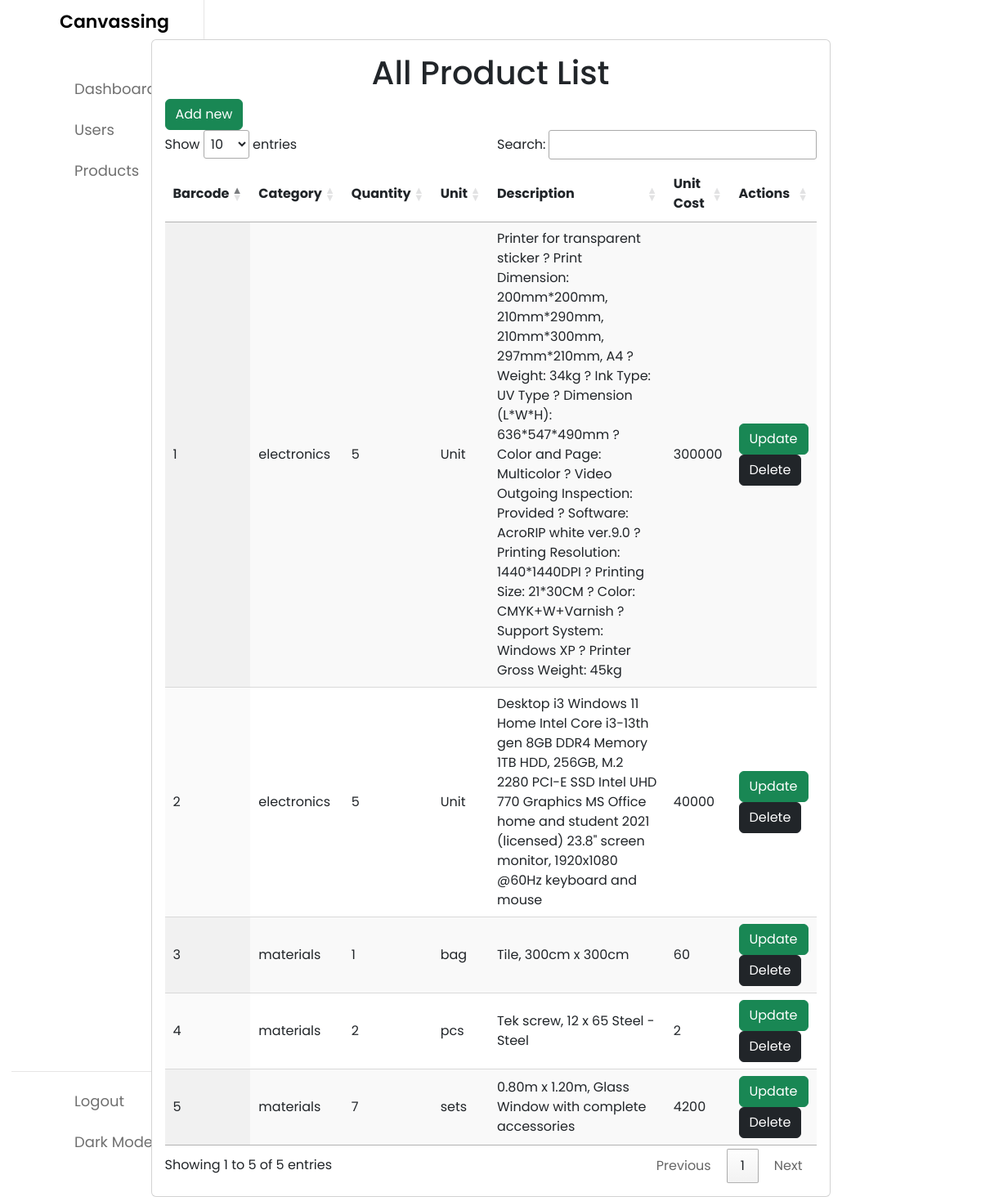
Page /adminproduct.php (signed in) on the committed database.
### tables this page shows
CREATE TABLE `product` (
  `id` int(11) NOT NULL,
  `product_name` varchar(255) NOT NULL,
  `description` varchar(10000) NOT NULL,
  `product_price` varchar(100) NOT NULL,
  `product_qty` int(11) NOT NULL DEFAULT 1,
  `product_image` varchar(255) NOT NULL,
  `product_code` int(11) NOT NULL,
  `category` varchar(100) NOT NULL
);

### adminproduct.php (the view, shortened to what this page needs)
<?php
include('config.php');
include('adminnav.php');
$query = "SELECT * FROM product";
$result = mysqli_query($conn, $query);
?>
<!DOCTYPE html>
<html lang="en">
<head>
    <link rel="stylesheet" href="https://stackpath.bootstrapcdn.com/bootstrap/4.5.2/css/bootstrap.min.css">
    <link rel='stylesheet' href='https://cdnjs.cloudflare.com/ajax/libs/twitter-bootstrap/5.3.0/css/bootstrap.min.css' />
    <link rel="stylesheet" type="text/css" href="https://cdn.datatables.net/1.10.25/css/jquery.dataTables.css">
</head>
<body >
    <div class="container mt-5">
        <div class="row justify-content-center">
            <div class="col-lg-9 px-20" id="order">
                <div class="card">
                    <div class="card-body">
                        <header>
                            <h1 class="text-center">All Product List</h1>
                        </header>
                        <div>
                            <button class="btn btn-success" data-toggle="modal" data-target="#addModal">Add new</button>
                        </div>
                        <table id="example" class="display" style="width:100%">
                            <thead>
                                <tr>
                                    <th>Barcode</th>
                                    <th>Category</th>
                                    <th>Quantity</th>
                                    <th>Unit</th>
                                    <th>Description</th>
                                    <th>Unit Cost</th>
                                    <th>Actions</th>
                                </tr>
                            </thead>
                            <?php
                            while ($row = mysqli_fetch_assoc($result)) {
                            ?>
                                <tr>
                                    <td><?php echo $row['product_code']; ?></td>
                                    <td><?php echo $row['category']; ?></td>
                                    <td><?php echo $row['product_qty']; ?></td>
                                    <td><?php echo $row['product_name']; ?></td>
                                    <td><?php echo $row['description']; ?></td>
                                    <td><?= ($row['product_price']); ?></td>
                                    <td>
                                    <button class="btn btn-success editbtn" data-toggle="modal" data-target="#updateModal" data-id="<?php echo $row['id']; ?>">Update</button>
                                    <button class="btn btn-dark deletebtn" data-toggle="modal" data-target="#deleteModal" data-id="<?php echo $row['id']; ?>">Delete</button>
                                    </td>
                                </tr>
                            <?php
                            }
                            ?>
                        </table>
                    </div>
                </div>
            </div>
        </div>
    </div>
</body>
</html>

### adminpanel.css (style rules this page uses)
* { margin: 0; padding: 0; box-sizing: border-box; font-family: 'Poppins', sans-serif; }
:root { --primary-color: #006d24; --panel-color: #FFF; --text-color: #000; --black-light-color: #707070; --border-color: #e6e5e5; --toggle-color: #DDD; --box1-color: #60f399; --box2-color: #FFE6AC; --box3-color: #E7D1FC; --title-icon-color: #fff; --tran-05: all 0.5s ease; --tran-03: all 0.3s ease; --tran-03: all 0.2s ease; }
body { min-height: 100vh; background-color: var(--panel-color); }

### rows in the picture
product: product_code "1", category "electronics", product_qty "5", product_name "Unit", description "Printer for transparent sticker ? Print Dimension: 200mm*200mm, 210mm*290mm, 210mm*300mm, 297mm*210mm, A4 ? Weight: 34kg ? Ink Type: UV Type ? Dimension (L*W*H): 636*547*490mm ? Color and Page: Multicolor ? Video Outgoing Inspection: Provided ? Software: AcroRIP white ver.9.0 ? Printing Resolution: 1440*1440DPI ? Printing Size: 21*30CM ? Color: CMYK+W+Varnish ? Support System: Windows XP ? Printer Gross Weight: 45kg", product_price "300000"
product: product_code "2", category "electronics", product_qty "5", product_name "Unit", description "Desktop i3 Windows 11 Home Intel Core i3-13th gen 8GB DDR4 Memory 1TB HDD, 256GB, M.2 2280 PCI-E SSD Intel UHD 770 Graphics MS Office home and student 2021 (licensed) 23.8\" screen monitor, 1920x1080 @60Hz keyboard and mouse", product_price "40000"
product: product_code "3", category "materials", product_qty "1", product_name "bag", description "Tile, 300cm x 300cm", product_price "60"
product: product_code "4", category "materials", product_qty "2", product_name "pcs", description "Tek screw, 12 x 65 Steel - Steel", product_price "2"
product: product_code "5", category "materials", product_qty "7", product_name "sets", description "0.80m x 1.20m, Glass Window with complete accessories", product_price "4200"
